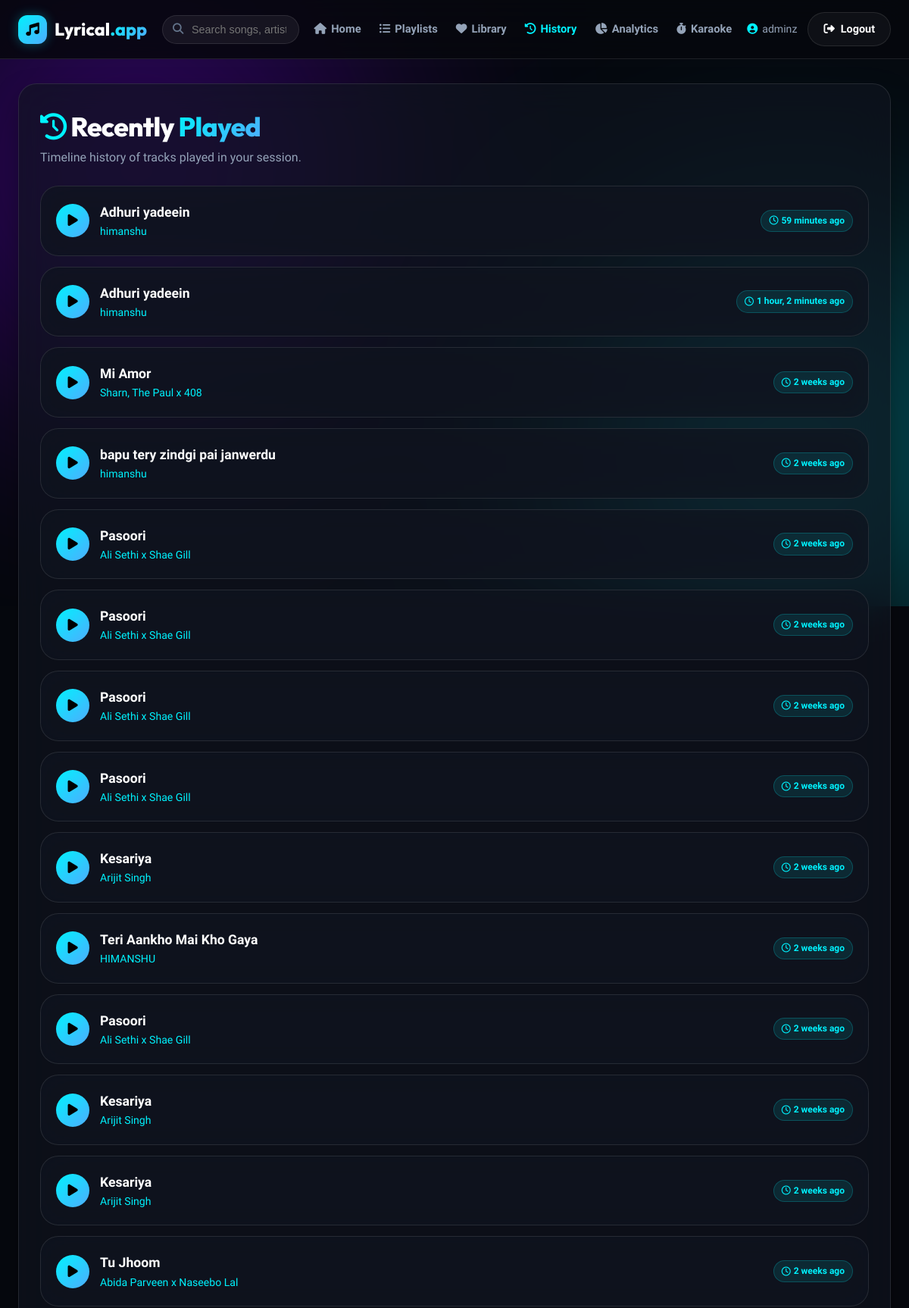
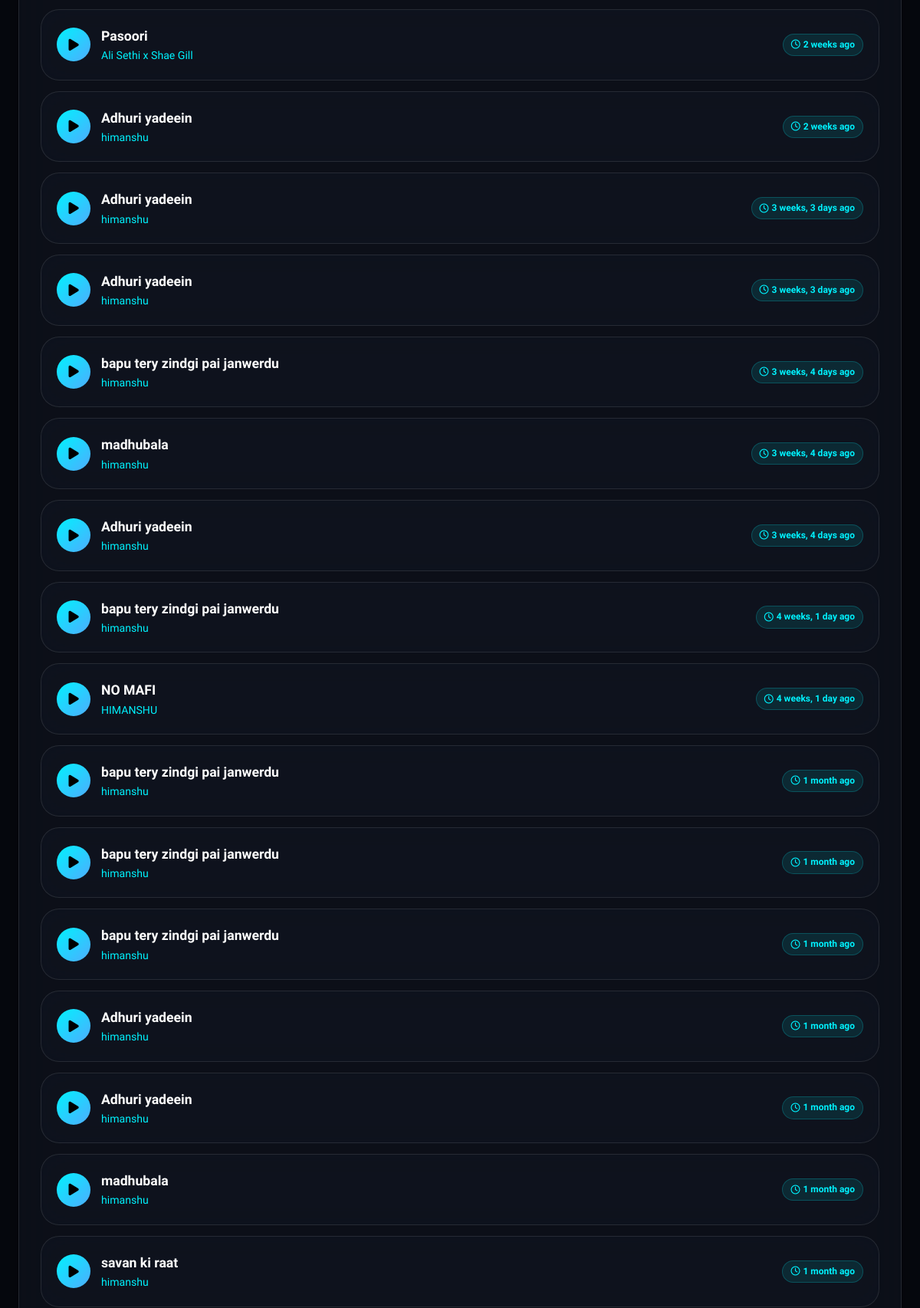
The app's page /history/ (signed in, upper part) with its own data (2 pictures, top to bottom).
### sunodhun/models.py (models this page shows, shortened)
class ListeningHistory(models.Model):
    user = models.ForeignKey(User, on_delete=models.CASCADE, related_name='history')
    song = models.ForeignKey(Song, on_delete=models.CASCADE)
    played_at = models.DateTimeField(auto_now_add=True)
    class Meta:
        ordering = ['-played_at']

class Song(models.Model):
    title = models.CharField(max_length=200)
    artist = models.CharField(max_length=200)
    album = models.ForeignKey(Album, on_delete=models.CASCADE, related_name='songs', blank=True, null=True)
    audio_file = models.FileField(upload_to='songs/')
    duration = models.PositiveIntegerField(help_text="Duration in seconds", blank=True, null=True)
    uploaded_at = models.DateTimeField(auto_now_add=True)
    play_count = models.PositiveIntegerField(default=0)
    MOOD_CHOICES = [
        ('happy', 'Happy'),
        ('sad', 'Sad'),
        ('energetic', 'Energetic'),
        ('calm', 'Calm'),
        ('romantic', 'Romantic'),
    ]
    mood = models.CharField(max_length=20, choices=MOOD_CHOICES, blank=True, null=True, editable=False)
    LANGUAGE_CHOICES = [
        ('bollywood', 'Bollywood'),
        ('punjabi', 'Punjabi'),
        ('other', 'Other'),
    ]
    language = models.CharField(max_length=20, choices=LANGUAGE_CHOICES, default='other')
    lyrics = models.TextField(blank=True, null=True, help_text="LRC format: [00:12.00]Line text")

### sunodhun/views.py (the view)
# urls.py: path('history/',views.history_view, name='history'),
@login_required
def history_view(request):
    history = ListeningHistory.objects.filter(user=request.user).select_related('song')[:50]
    return render(request, 'history.html', {'history': history})

### lyrical/templates/history.html (shortened to what this page needs)
{% extends 'base.html' %}
{% block content %}
<div class="glass-panel">
  <div style="display: flex; align-items: center; justify-content: space-between; margin-bottom: 24px;">
    <div>
      <h1 style="font-size: 2.2rem; font-weight: 800;"><i class="fa-solid fa-clock-rotate-left" style="color: var(--accent-cyan);"></i> Recently <span class="gradient-text">Played</span></h1>
      <p style="color: var(--text-muted);">Timeline history of tracks played in your session.</p>
    </div>
  </div>
  <div style="display: flex; flex-direction: column; gap: 14px;">
    {% for entry in history %}
      <div class="django-song-card" style="margin-bottom: 0;">
        <div style="display: flex; align-items: center; justify-content: space-between;">
          <div style="display: flex; align-items: center; gap: 14px;">
            <div style="width: 44px; height: 44px; border-radius: 50%; background: var(--grad-primary); display: flex; align-items: center; justify-content: center; font-size: 1.1rem; color: #000;">
              <i class="fa-solid fa-play"></i>
            </div>
            <div>
              <div style="font-size: 1.1rem; font-weight: 700;">{{ entry.song.title }}</div>
              <div style="color: var(--accent-cyan); font-size: 0.88rem;">{{ entry.song.artist }}</div>
            </div>
          </div>
          <span class="song-meta-badge"><i class="fa-regular fa-clock"></i> {{ entry.played_at|timesince }} ago</span>
        </div>
      </div>
    {% empty %}
      <div style="padding: 40px; text-align: center; color: var(--text-muted); background: rgba(255,255,255,0.02); border-radius: var(--radius-md);">
        <i class="fa-solid fa-clock" style="font-size: 2.5rem; color: var(--accent-cyan); margin-bottom: 12px;"></i>
        <p>Abhi tak koi song play nahi kiya.</p>
      </div>
    {% endfor %}
  </div>
</div>
{% endblock %}

### lyrical/templates/base.html (shortened to what this page needs)
{% load static %}
<!DOCTYPE html>
<html lang="en">
<head>
  <link rel="stylesheet" href="https://cdnjs.cloudflare.com/ajax/libs/font-awesome/6.4.0/css/all.min.css">
  <link rel="stylesheet" href="{% static 'css/style.css' %}">
</head>
<body>
  <div class="bg-glow-container">
    <div class="glow-orb glow-orb-1"></div>
    <div class="glow-orb glow-orb-2"></div>
  </div>
  <nav class="navbar">
    <div class="container nav-container">
      <a href="{% url 'home' %}" class="brand-logo">
        <div class="logo-icon"><i class="fa-solid fa-music"></i></div>
        <span>Lyrical<span class="gradient-text">.app</span></span>
      </a>
      <form method="GET" action="{% url 'home' %}" class="nav-search-form">
        <i class="fa-solid fa-magnifying-glass"></i>
        <input type="text" name="q" class="nav-search-input" placeholder="Search songs, artists, mood..." value="{{ query|default:'' }}">
      </form>
      <ul class="nav-links">
        <li><a href="{% url 'home' %}" class="nav-link {% if request.resolver_match.url_name == 'home' %}active{% endif %}"><i class="fa-solid fa-house"></i> Home</a></li>
        <li><a href="{% url 'playlists' %}" class="nav-link {% if request.resolver_match.url_name == 'playlists' %}active{% endif %}"><i class="fa-solid fa-list-ul"></i> Playlists</a></li>
        <li><a href="{% url 'library' %}" class="nav-link {% if request.resolver_match.url_name == 'library' %}active{% endif %}"><i class="fa-solid fa-heart"></i> Library</a></li>
        <li><a href="{% url 'history' %}" class="nav-link {% if request.resolver_match.url_name == 'history' %}active{% endif %}"><i class="fa-solid fa-clock-rotate-left"></i> History</a></li>
        <li><a href="{% url 'analytics' %}" class="nav-link {% if request.resolver_match.url_name == 'analytics' %}active{% endif %}"><i class="fa-solid fa-chart-pie"></i> Analytics</a></li>
        <li><a href="{% url 'lyrics_timer' %}" class="nav-link {% if request.resolver_match.url_name == 'lyrics_timer' %}active{% endif %}"><i class="fa-solid fa-stopwatch"></i> Karaoke</a></li>
      </ul>
      <div class="user-auth-box">
        {% if user.is_authenticated %}
          <span class="user-name-tag"><i class="fa-solid fa-user-circle" style="color: var(--accent-cyan);"></i> {{ user.username }}</span>
          <a href="{% url 'logout' %}" class="btn-glass"><i class="fa-solid fa-right-from-bracket"></i> Logout</a>
        {% else %}
          <a href="{% url 'login' %}" class="btn-glass">Login</a>
          <a href="{% url 'signup' %}" class="btn-primary">Sign Up</a>
        {% endif %}
      </div>
    </div>
  </nav>
  <main class="container">
    {% block content %}
    {% endblock %}
  </main>
</body>
</html>

### records on screen
ListeningHistory: song "Adhuri yadeein", song.artist "himanshu", played_at "59 minutes"
ListeningHistory: song "Adhuri yadeein", song.artist "himanshu", played_at "1 hour, 2 minutes"
ListeningHistory: song "Mi Amor", song.artist "Sharn, The Paul x 408", played_at "2 weeks"
ListeningHistory: song "bapu tery zindgi pai janwerdu", song.artist "himanshu", played_at "2 weeks"
ListeningHistory: song "Pasoori", song.artist "Ali Sethi x Shae Gill", played_at "2 weeks"
ListeningHistory: song "Pasoori", song.artist "Ali Sethi x Shae Gill", played_at "2 weeks"
ListeningHistory: song "Pasoori", song.artist "Ali Sethi x Shae Gill", played_at "2 weeks"
ListeningHistory: song "Pasoori", song.artist "Ali Sethi x Shae Gill", played_at "2 weeks"
ListeningHistory: song "Kesariya", song.artist "Arijit Singh", played_at "2 weeks"
ListeningHistory: song "Teri Aankho Mai Kho Gaya", song.artist "HIMANSHU", played_at "2 weeks"
ListeningHistory: song "Pasoori", song.artist "Ali Sethi x Shae Gill", played_at "2 weeks"
ListeningHistory: song "Kesariya", song.artist "Arijit Singh", played_at "2 weeks"
ListeningHistory: song "Kesariya", song.artist "Arijit Singh", played_at "2 weeks"
ListeningHistory: song "Tu Jhoom", song.artist "Abida Parveen x Naseebo Lal", played_at "2 weeks"
ListeningHistory: song "Pasoori", song.artist "Ali Sethi x Shae Gill", played_at "2 weeks"
ListeningHistory: song "Adhuri yadeein", song.artist "himanshu", played_at "2 weeks"
ListeningHistory: song "Adhuri yadeein", song.artist "himanshu", played_at "3 weeks, 3 days"
ListeningHistory: song "Adhuri yadeein", song.artist "himanshu", played_at "3 weeks, 3 days"
ListeningHistory: song "bapu tery zindgi pai janwerdu", song.artist "himanshu", played_at "3 weeks, 4 days"
ListeningHistory: song "madhubala", song.artist "himanshu", played_at "3 weeks, 4 days"
ListeningHistory: song "Adhuri yadeein", song.artist "himanshu", played_at "3 weeks, 4 days"
ListeningHistory: song "bapu tery zindgi pai janwerdu", song.artist "himanshu", played_at "4 weeks, 1 day"
ListeningHistory: song "NO MAFI", song.artist "HIMANSHU", played_at "4 weeks, 1 day"
ListeningHistory: song "bapu tery zindgi pai janwerdu", song.artist "himanshu", played_at "1 month"
ListeningHistory: song "bapu tery zindgi pai janwerdu", song.artist "himanshu", played_at "1 month"
ListeningHistory: song "bapu tery zindgi pai janwerdu", song.artist "himanshu", played_at "1 month"
ListeningHistory: song "Adhuri yadeein", song.artist "himanshu", played_at "1 month"
ListeningHistory: song "Adhuri yadeein", song.artist "himanshu", played_at "1 month"
ListeningHistory: song "madhubala", song.artist "himanshu", played_at "1 month"
ListeningHistory: song "savan ki raat", song.artist "himanshu", played_at "1 month"

### other values on screen
{{ user.username }} "adminz"
